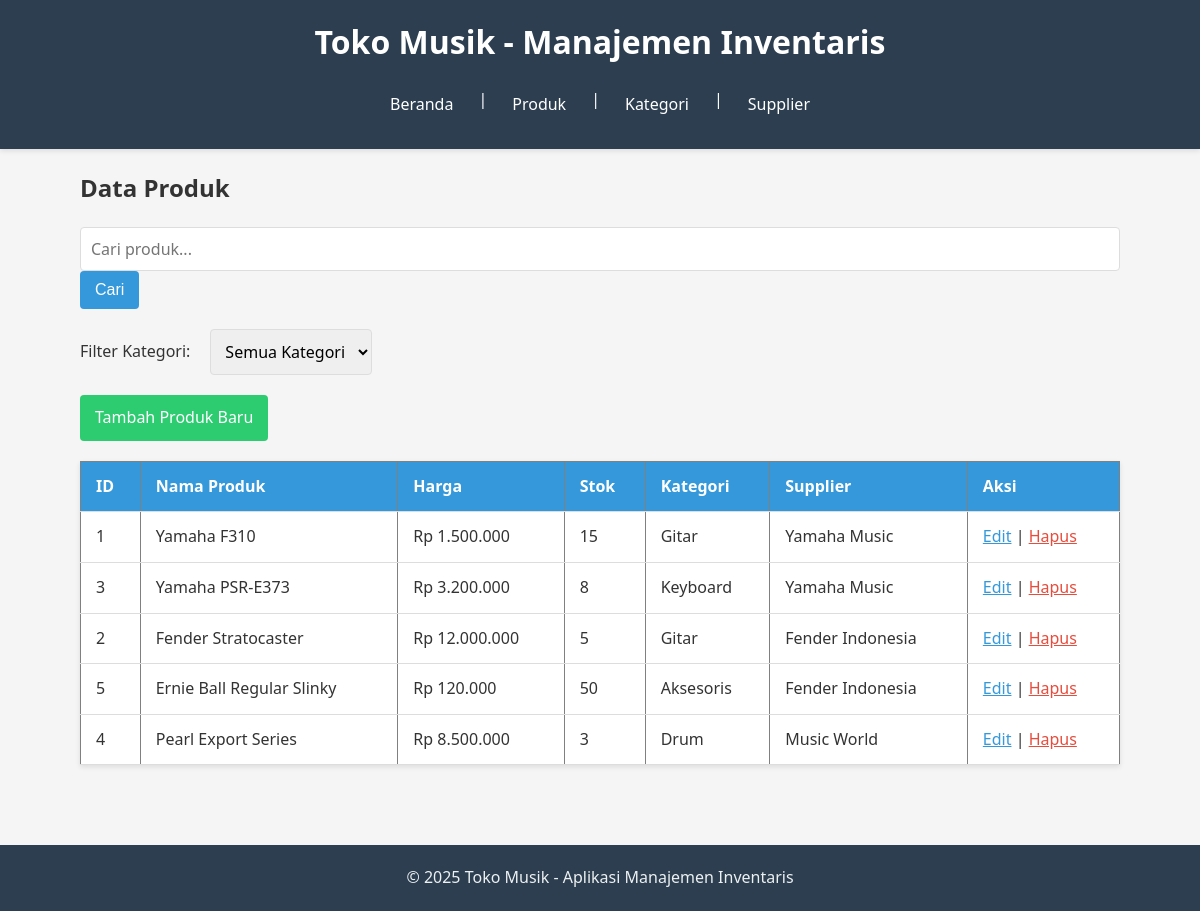
The page /?page=products on the database its author committed.
### tables this page shows
CREATE TABLE products (
    id INT AUTO_INCREMENT PRIMARY KEY,
    name VARCHAR(255) NOT NULL,
    description TEXT,
    price DECIMAL(10,2) NOT NULL,
    stock INT NOT NULL DEFAULT 0,
    category_id INT NOT NULL,
    supplier_id INT NOT NULL,
    FOREIGN KEY (category_id) REFERENCES categories(id),
    FOREIGN KEY (supplier_id) REFERENCES suppliers(id)
);

CREATE TABLE categories (
    id INT AUTO_INCREMENT PRIMARY KEY,
    name VARCHAR(100) NOT NULL,
    description TEXT
);

CREATE TABLE suppliers (
    id INT AUTO_INCREMENT PRIMARY KEY,
    name VARCHAR(100) NOT NULL,
    email VARCHAR(100) UNIQUE,
    phone VARCHAR(20),
    address TEXT
);

### config/db.php (called while the page is built, shortened)
<?php
class Database {
    private $host = "localhost";
    private $username = "root";
    private $password = "";
    private $dbname = "db_music_store";
    public function __construct() {
        try {
            $this->conn = new PDO("mysql:host=$this->host;dbname=$this->dbname", $this->username, $this->password);
        } catch (PDOException $e) {
            echo "Connection failed: " . $e->getMessage();
        }
    }
}
?>

### class/Product.php (called while the page is built, shortened)
<?php
require_once 'config/db.php';
class Product {
    private $db;
    public function __construct() {
        $this->db = (new Database())->conn;
    }
    public function getAllProducts() {
        $stmt = $this->db->query("SELECT p.*, c.name as category_name, s.name as supplier_name
                                 FROM products p
                                 JOIN categories c ON p.category_id = c.id
                                 JOIN suppliers s ON p.supplier_id = s.id");
        return $stmt->fetchAll(PDO::FETCH_ASSOC);
    }
}
?>

### view/products.php (the view, shortened to what this page needs)
<h2>Data Produk</h2>
<form method="GET" action="">
    <input type="text" name="search" placeholder="Cari produk..."
           value="<?= isset($_GET['search']) ? $_GET['search'] : '' ?>">
    <button type="submit">Cari</button>
</form>
<form method="GET" action="" class="filter-form">
    <label>Filter Kategori:</label>
    <select name="category_id" onchange="this.form.submit()">
        <option value="">Semua Kategori</option>
    </select>
</form>
<div class="action-button">
    <a href="?page=products&action=add">Tambah Produk Baru</a>
</div>
<table border="1">
    <tr>
        <th>ID</th>
        <th>Nama Produk</th>
        <th>Harga</th>
        <th>Stok</th>
        <th>Kategori</th>
        <th>Supplier</th>
        <th>Aksi</th>
    </tr>
    <?php
    $products = [];
    if (isset($_GET['search'])) {
        $products = $product->searchProducts($_GET['search']);
    } elseif (isset($_GET['category_id']) && !empty($_GET['category_id'])) {
        $products = $product->getProductsByCategory($_GET['category_id']);
    } else {
        $products = $product->getAllProducts();
    }
    foreach ($products as $p): ?>
    <tr>
        <td><?= $p['id'] ?></td>
        <td><?= $p['name'] ?></td>
        <td>Rp <?= number_format($p['price'], 0, ',', '.') ?></td>
        <td><?= $p['stock'] ?></td>
        <td><?= $p['category_name'] ?></td>
        <td><?= $p['supplier_name'] ?></td>
        <td>
            <a href="?page=products&action=edit&id=<?= $p['id'] ?>" class="edit-btn">Edit</a> |
            <a href="?page=products&delete=<?= $p['id'] ?>"
               onclick="return confirm('Yakin ingin menghapus produk ini?')" class="delete-btn">Hapus</a>
        </td>
    </tr>
    <?php endforeach; ?>
</table>

### index.php (shortened to what this page needs)
<?php
require_once 'class/Product.php';
$product = new Product();
?>
<!DOCTYPE html>
<html lang="id">
<head>
    <link rel="stylesheet" href="style.css">
</head>
<body>
    <?php include 'view/header.php'; ?>
    <div class="container">
        <?php
        if (isset($_GET['page'])) {
            $page = $_GET['page'];
            if ($page == 'categories') {
                if (isset($_GET['action'])) {
                    if ($_GET['action'] == 'add') {
                        include 'view/category_add_form.php';
                    }
                    else if ($_GET['action'] == 'edit') {
                        include 'view/category_edit_form.php';
                    }
                } else {
                    include 'view/categories.php';
                }
            }
            elseif ($page == 'products') {
                if (isset($_GET['action'])) {
                    if ($_GET['action'] == 'add') {
                        include 'view/product_add_form.php';
                    }
                    else if ($_GET['action'] == 'edit') {
                        include 'view/product_edit_form.php';
                    }
                } else {
                    include 'view/products.php';
                }
            }
        }
        ?>
    </div>
    <?php include 'view/footer.php'; ?>
</body>
</html>

### view/header.php
<header>
    <h1>Toko Musik - Manajemen Inventaris</h1>
    <nav>
        <a href="index.php">Beranda</a> |
        <a href="?page=products">Produk</a> |
        <a href="?page=categories">Kategori</a> |
        <a href="?page=suppliers">Supplier</a>
    </nav>
</header>

### view/footer.php
<footer>
    <p>&copy; <?= date('Y') ?> Toko Musik - Aplikasi Manajemen Inventaris</p>
</footer>

### style.css (style rules this page uses)
* { margin: 0; padding: 0; box-sizing: border-box; }
body { font-family: 'Segoe UI', Tahoma, Geneva, Verdana, sans-serif; line-height: 1.6; color: #333; background-color: #f5f5f5; }
.container { width: 90%; max-width: 1200px; margin: 0 auto; padding: 20px; }
header { background-color: #2c3e50; color: white; padding: 1rem 0; box-shadow: 0 2px 5px rgba(0, 0, 0, 0.1); }
header h1 { text-align: center; margin: 0; padding: 0 0 10px; }
header nav { display: flex; justify-content: center; padding: 10px 0; }
header nav a { color: white; text-decoration: none; margin: 0 15px; padding: 5px 10px; border-radius: 3px; transition: background-color 0.3s; }
form { margin: 20px 0; }
input[type="text"], input[type="email"], input[type="number"], textarea, select { width: 100%; padding: 10px; border: 1px solid #ddd; border-radius: 4px; font-family: inherit; font-size: 1rem; }
button { background-color: #3498db; color: white; border: none; padding: 10px 15px; border-radius: 4px; cursor: pointer; font-size: 1rem; transition: background-color 0.3s; }
table { width: 100%; border-collapse: collapse; margin: 20px 0; background-color: white; box-shadow: 0 2px 5px rgba(0, 0, 0, 0.1); }
th, td { padding: 12px 15px; text-align: left; border-bottom: 1px solid #ddd; }
th { background-color: #3498db; color: white; }
.action-button { margin: 20px 0; }
.action-button a { display: inline-block; padding: 10px 15px; background-color: #2ecc71; color: white; text-decoration: none; border-radius: 4px; transition: background-color 0.3s; }
.edit-btn { color: #3498db; }
.delete-btn { color: #e74c3c; }
.filter-form { display: flex; align-items: center; margin: 15px 0; gap: 10px; }
.filter-form label { margin-bottom: 0; margin-right: 10px; }
.filter-form select { width: auto; }
footer { background-color: #2c3e50; color: #ecf0f1; text-align: center; padding: 20px 0; margin-top: 40px; }

### rows shown on the page
products: id "1", name "Yamaha F310", price "1.500.000", stock "15", category.name "Gitar", supplier.name "Yamaha Music"
products: id "3", name "Yamaha PSR-E373", price "3.200.000", stock "8", category.name "Keyboard", supplier.name "Yamaha Music"
products: id "2", name "Fender Stratocaster", price "12.000.000", stock "5", category.name "Gitar", supplier.name "Fender Indonesia"
products: id "5", name "Ernie Ball Regular Slinky", price "120.000", stock "50", category.name "Aksesoris", supplier.name "Fender Indonesia"
products: id "4", name "Pearl Export Series", price "8.500.000", stock "3", category.name "Drum", supplier.name "Music World"
